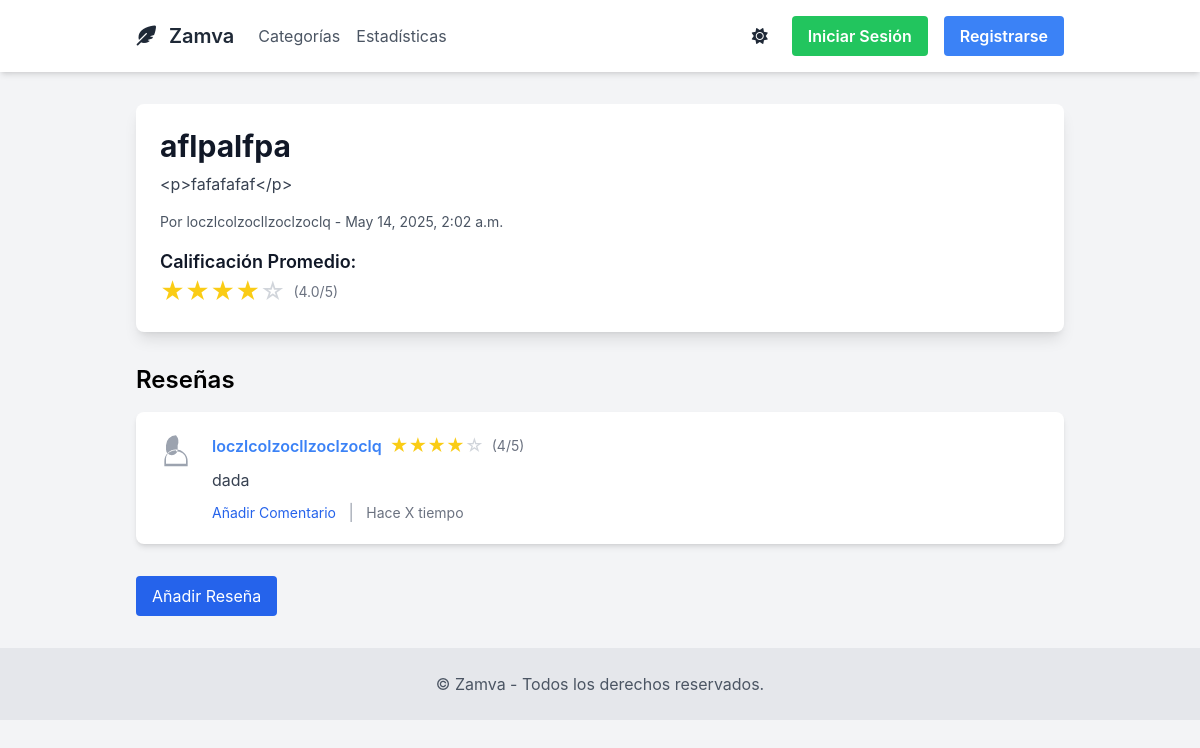
The app's page /blog/8/, older data.
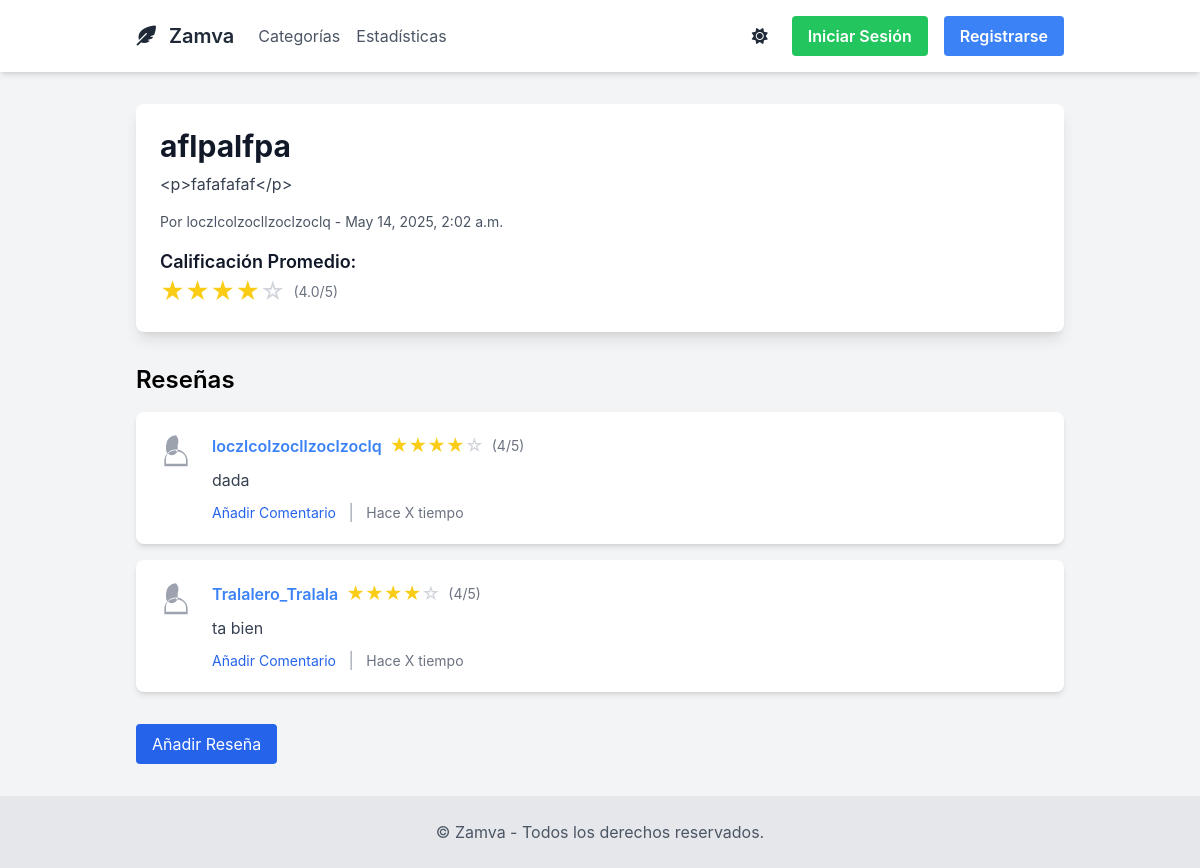
The same page, newer data.
### blogapp/models.py (models this page shows, shortened)
class Review(models.Model):
    blog = models.ForeignKey(Blog, on_delete=models.CASCADE, related_name='reviews')
    reviewer = models.ForeignKey(User, on_delete=models.CASCADE)
    rating = models.IntegerField(validators=[MinValueValidator(1), MaxValueValidator(5)])
    comment = RichTextField()
    created_at = models.DateTimeField(auto_now_add=True)

### blogapp/views.py (the view)
# urls.py: path('blog/<int:pk>/', BlogDetailView.as_view(), name='blog_detail'),
class BlogDetailView(DetailView):
    model = Blog
    template_name = 'blogapp/blog_detail.html'
    def get_context_data(self, **kwargs):
        context = super().get_context_data(**kwargs)
        blog = self.get_object()
        context['average'] = round(blog.average_rating(), 1)
        context['tags'] = blog.tags.all()
        return context

### blogapp/models.py (called while the page is built)
    def average_rating(self):
        reviews = self.reviews.all()
        if reviews.exists():
            return sum(review.rating for review in reviews) / reviews.count()
        return 0

### blogapp/templates/blogapp/blog_detail.html (shortened to what this page needs)
{% extends 'blogapp/base.html' %}
{% block content %}
    <article class="bg-white dark:bg-gray-900 p-6 rounded-lg shadow-lg transition-all duration-700 ease-in-out dark:text-white text-gray-900 animate-fade-in">
        <h1 class="text-3xl font-bold mb-2">{{ object.title }}</h1>
        <p class="text-gray-700 dark:text-gray-300 mb-4">{{ object.content }}</p>
        <p class="text-sm text-gray-600 dark:text-gray-500">Por {{ object.author.username }} - {{ object.created_at }}</p>
        <div class="mt-4">
            <h3 class="text-lg font-semibold text-gray-900 dark:text-white">Calificación Promedio:</h3>
            <div class="flex items-center">
                {% for i in "12345"|make_list %}
                    {% if forloop.counter <= average %}
                        <span class="text-yellow-400 text-2xl">★</span>
                    {% else %}
                        <span class="text-gray-300 text-2xl">☆</span>
                    {% endif %}
                {% endfor %}
                <span class="ml-2 text-sm text-gray-500 dark:text-gray-400">({{ average }}/5)</span>
            </div>
        </div>
    </article>
    <section class="mt-8">
    <h2 class="text-2xl font-semibold mb-4">Reseñas</h2>
    {% for review in object.reviews.all %}
        <div class="bg-white dark:bg-gray-800 rounded-lg shadow-md p-5 mb-4">
            <div class="flex items-start">
                <div class="mr-4">
                    <svg class="w-10 h-10 rounded-full fill-current text-gray-400 dark:text-gray-600" xmlns="http://www.w3.org/2000/svg" viewBox="0 0 24 24">
                        <path d="M12 2a6 6 0 0 0-6 6v2.5a3.5 3.5 0 0 0 7 0V8a6 6 0 0 0-1-6m0 9c-2.7 0-5.8 1.6-6 4.9V19h12v-2.6c-.2-3.3-3.3-4.9-6-4.9m0-1a7 7 0 0 1 7 7v3h-14v-3a7 7 0 0 1 7-7z"/>
                    </svg>
                </div>
                <div>
                    <div class="flex items-center mb-2">
                        <p class="text-blue-500 dark:text-blue-300 font-semibold mr-2">{{ review.reviewer.username }}</p>
                        <div class="flex items-center mr-2">
                            {% for i in "12345"|make_list %}
                                {% if forloop.counter <= review.rating %}
                                    <span class="text-yellow-400 text-lg">★</span>
                                {% else %}
                                    <span class="text-gray-300 text-lg">☆</span>
                                {% endif %}
                            {% endfor %}
                        </div>
                        <span class="text-sm text-gray-500 dark:text-gray-400">({{ review.rating }}/5)</span>
                    </div>
                    <p class="text-gray-700 dark:text-gray-300">{{ review.comment }}</p>
                    <div class="mt-2">
                        <a href="{% url 'blogapp:add_comment' blog_pk=object.pk review_pk=review.pk %}" class="text-sm text-blue-600 dark:text-blue-400 hover:text-blue-500 dark:hover:text-blue-300">Añadir Comentario</a>
                        <span class="text-gray-400 mx-2">|</span>
                        <span class="text-sm text-gray-500 dark:text-gray-400">Hace X tiempo</span> </div>
                </div>
            </div>
        </div>
    {% empty %}
        <p class="text-gray-400">Aún no hay reseñas. Sé el primero en añadir una.</p>
    {% endfor %}
    <a href="{% url 'blogapp:add_review' object.pk %}" class="mt-4 inline-block bg-blue-600 hover:bg-blue-700 text-white px-4 py-2 rounded transition-colors">Añadir Reseña</a>
</section>
{% endblock %}

Row changes from the older to the newer data that the page shows:
added Review: reviewer.username "Tralalero_Tralala", rating "4", comment "ta bien"
